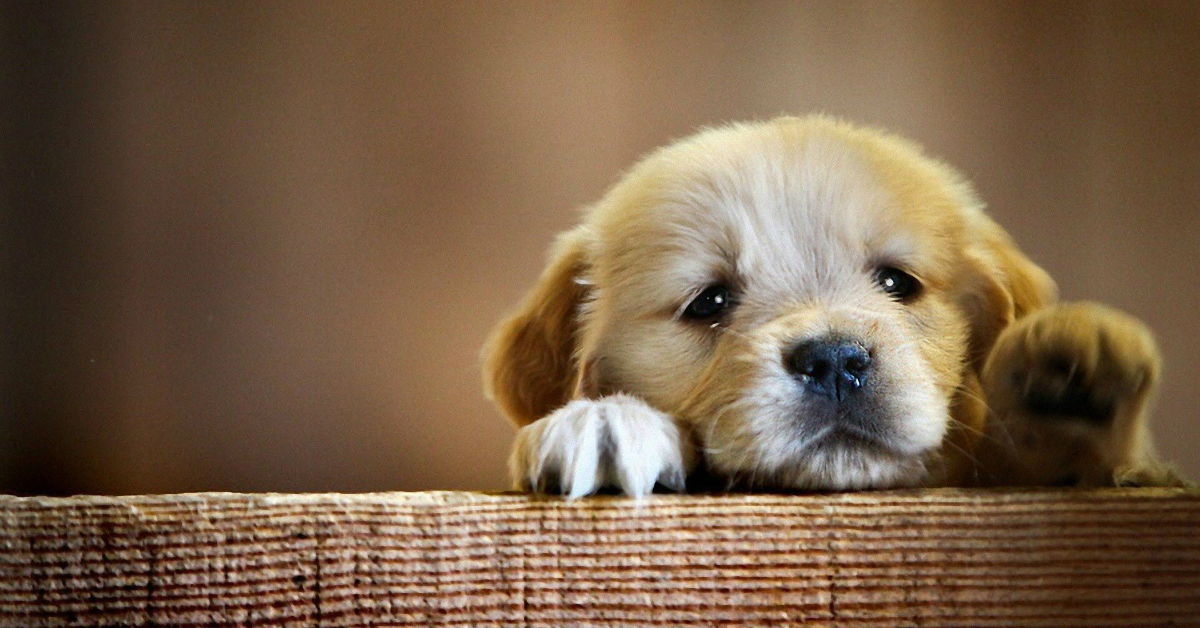
#> input picture imagen.jpg, 1200 x 628 px
$ python cambiar.py
#> lines starting #> are read from the running program, lines starting #| are printed output that depends on the picture
from PIL import Image

im = Image.open('imagen.jpg')
#> im is the input picture: PIL image 1200x628 RGB; mean R, G, B 120.5, 96.2, 72
original = im.load()
width, height = im.size
#> width = 1200; height = 628
copia = Image.new("RGB",im.size)
#> copia: PIL image 1200x628 RGB; every value is 0
gris = copia.load()

print("Seleccione a que tonalidad quiere convertir la imagen:")
print(" 1.-Gris\n 2.-Gris 2.0\n 3.-Rojo\n 4.-Verde\n 5.-Azul\n")
num=int(input())
#> the answer given: 3


if num == 1:
	for i in range(0,width):
		for j in range(0,height):
			media = int((original[i,j][0]+original[i,j][1]+original[i,j][2])/3)
			gris[i,j] = (media, media, media)

	im.show()
	copia.show()
	copia.save('imagen_gris.png')

elif num == 2:
	for i in range(0,width):
		for j in range(0,height):
			media = int((original[i,j][0]*0.2989)+(original[i,j][1]*0.5870)+(original[i,j][2]*0.1140))
			gris[i,j] = (media, media, media)
	im.show()
	copia.show()
	copia.save('imagen_gris2.png')

elif num == 3:
	for i in range(0,width):
		for j in range(0,height):
			gris[i,j] = (original[i,j][0], 0, 0)
	im.show()
	copia.show()
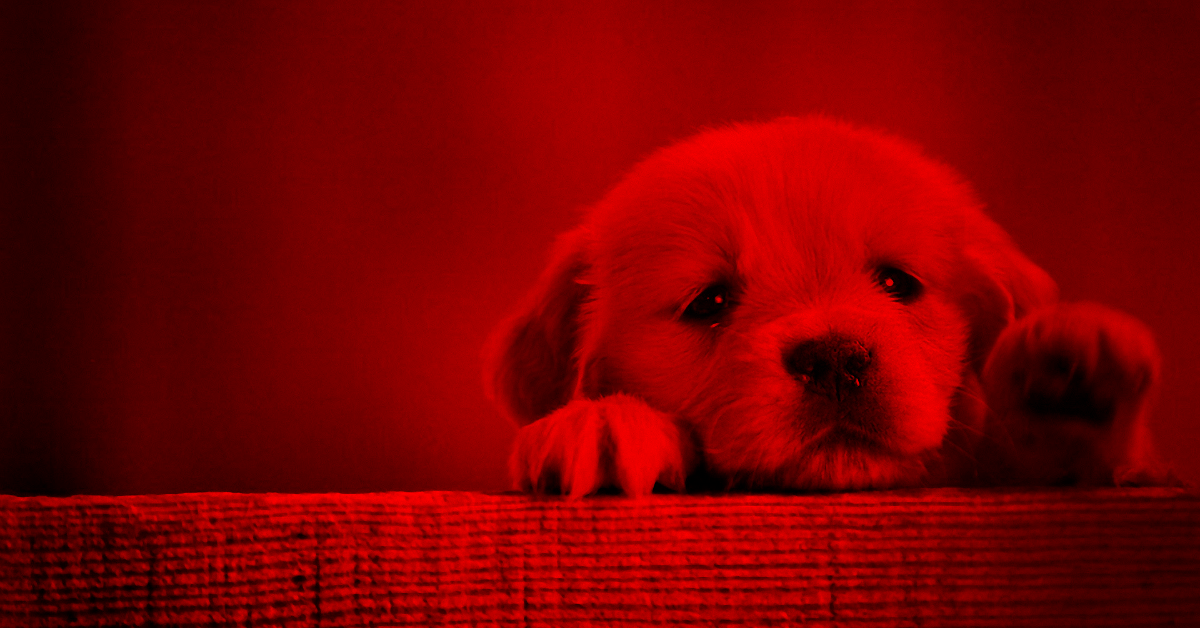
#> shown: PIL image 1200x628 RGB; mean R, G, B 120.5, 0, 0
	copia.save('imagen_rojo.png')


elif num == 4:
	for i in range(0,width):
		for j in range(0,height):
			gris[i,j] = (0, original[i,j][1], 0)
	im.show()
	copia.show()
	copia.save('imagen_verde.png')


elif num == 5:
	for i in range(0,width):
		for j in range(0,height):
			gris[i,j] = (0, 0, original[i,j][2])
	im.show()
	copia.show()
	copia.save('imagen_azul.png')


else:
	print("No existe esta opción")
